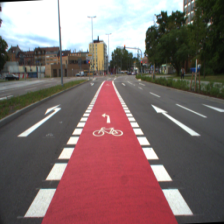
#> input picture feature_visualization/00454.png, 224 x 224 px
$ python hog_features_visualization.py   (older library calls are emulated)
#> lines starting #> are read from the running program, lines starting #| are printed output that depends on the picture
'''
提取一张图片的hog feature并可视化在图片上
'''

from skimage.feature import hog
import cv2

im = cv2.imread('00454.png')
#> im is the input picture: shape (224, 224, 3); mean B, G, R 107.6, 108.4, 128.8
#im = cv2.cvtColor(im,cv2.COLOR_RGB2GRAY)
normalised_blocks, hog_image = hog(im, orientations=9, pixels_per_cell=(4, 4), cells_per_block=(4, 4), visualize=True,multichannel=True)
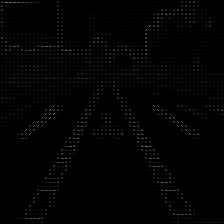
#> hog_image: shape (224, 224) float64; min 0, max 133.6, mean 3
hog_image = hog_image*5  # this command is to adjust the significance of the hog feature
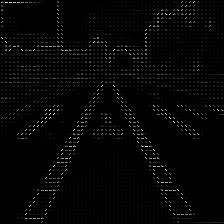
#> hog_image: shape (224, 224) float64; min 0, max 668.2, mean 14.8; drawn with min black and max white
cv2.imshow('HOG',hog_image)
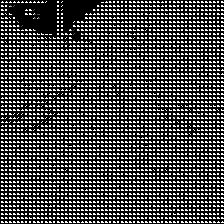
#> window 'HOG': shape (224, 224); min 0, max 255, mean 72.6
cv2.imwrite('result/HOG1.jpg',hog_image)
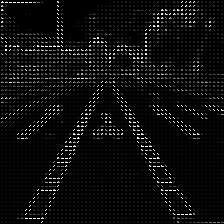
#> saved as HOG1.jpg: shape (224, 224); min 0, max 255, mean 13.1
cv2.waitKey(0)
if cv2.waitKey(1) and 0xFF == ord('q'):
#> (key q is pressed here)
    cv2.destroyAllWindows()
